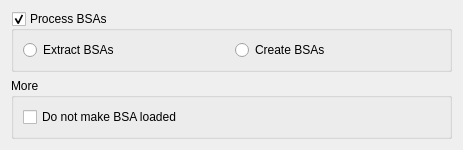
<?xml version="1.0" encoding="UTF-8"?>
<ui version="4.0">
 <class>AdvancedBSAModule</class>
 <widget class="QWidget" name="AdvancedBSAModule">
  <property name="geometry">
   <rect>
    <x>0</x>
    <y>0</y>
    <width>463</width>
    <height>144</height>
   </rect>
  </property>
  <property name="windowTitle">
   <string>Form</string>
  </property>
  <layout class="QVBoxLayout" name="verticalLayout">
   <item>
    <widget class="QGroupBox" name="baseGroupBox">
     <property name="title">
      <string>Process BSAs</string>
     </property>
     <property name="checkable">
      <bool>true</bool>
     </property>
     <layout class="QHBoxLayout" name="horizontalLayout">
      <item>
       <widget class="QRadioButton" name="BSAExtract">
        <property name="cursor">
         <cursorShape>WhatsThisCursor</cursorShape>
        </property>
        <property name="toolTip">
         <string>&lt;html&gt;&lt;head/&gt;&lt;body&gt;&lt;p&gt;Extracts all BSAs&lt;/p&gt;&lt;p&gt;&lt;br/&gt;Note: loose files are not overwritten by files in BSAs&lt;/p&gt;&lt;/body&gt;&lt;/html&gt;</string>
        </property>
        <property name="text">
         <string>Extract BSAs</string>
        </property>
       </widget>
      </item>
      <item>
       <widget class="QRadioButton" name="BSACreate">
        <property name="cursor">
         <cursorShape>WhatsThisCursor</cursorShape>
        </property>
        <property name="toolTip">
         <string>&lt;html&gt;&lt;head/&gt;&lt;body&gt;&lt;p&gt;Packs all loose files into BSAs&lt;/p&gt;&lt;/body&gt;&lt;/html&gt;</string>
        </property>
        <property name="text">
         <string>Create BSAs</string>
        </property>
       </widget>
      </item>
     </layout>
    </widget>
   </item>
   <item>
    <widget class="QGroupBox" name="moreGroupBox">
     <property name="sizePolicy">
      <sizepolicy hsizetype="Minimum" vsizetype="Fixed">
       <horstretch>0</horstretch>
       <verstretch>0</verstretch>
      </sizepolicy>
     </property>
     <property name="title">
      <string>More</string>
     </property>
     <property name="checkable">
      <bool>false</bool>
     </property>
     <layout class="QGridLayout" name="gridLayout_5">
      <item row="0" column="0">
       <widget class="QCheckBox" name="dontMakeLoaded">
        <property name="cursor">
         <cursorShape>WhatsThisCursor</cursorShape>
        </property>
        <property name="toolTip">
         <string>&lt;html&gt;&lt;head/&gt;&lt;body&gt;&lt;p&gt;If enabled, CAO will not make BSAs loaded by the game. &lt;/p&gt;&lt;p&gt;That is to say: &lt;/p&gt;&lt;p&gt;- For games that use plugins, CAO will not create dummy plugins &lt;/p&gt;&lt;p&gt;- For games that use the ini, CAO will not edit the INI (&lt;span style=&quot; font-weight:600;&quot;&gt;Note: CAO does not support yet editing the INI. This option will have no effect on these games&lt;/span&gt;)&lt;/p&gt;&lt;/body&gt;&lt;/html&gt;</string>
        </property>
        <property name="text">
         <string>Do not make BSA loaded</string>
        </property>
       </widget>
      </item>
     </layout>
    </widget>
   </item>
  </layout>
 </widget>
 <resources/>
 <connections/>
</ui>
